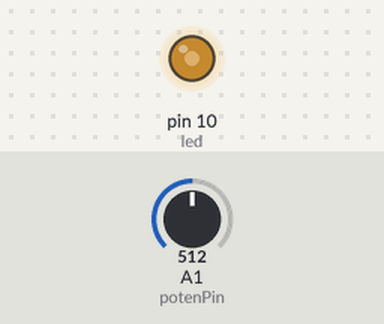
A sketch run on a simulated Arduino Uno, built with avr-gcc and run on an emulated ATmega328P. Parts: output pins drawn as LEDs (lit = HIGH). The inputs (shaded band) are chosen by the test bench; at power-on: A1 (potenPin) = 512.

Above: at 1.2 s.
1.3 s: A1 (potenPin) set to 716
At 2.5 s:
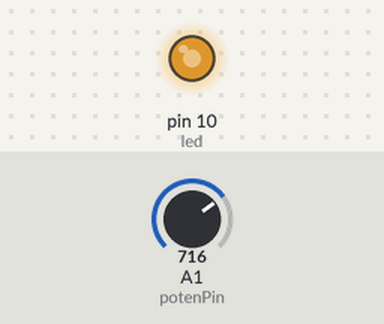
2.8 s: A1 (potenPin) set to 900
At 3.8 s:
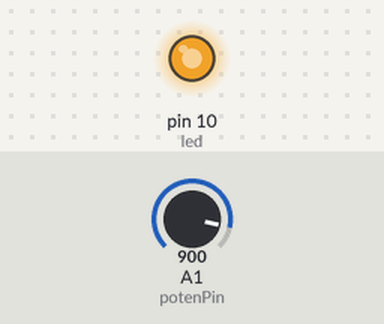
4.3 s: A1 (potenPin) set to 122
At 5.0 s:
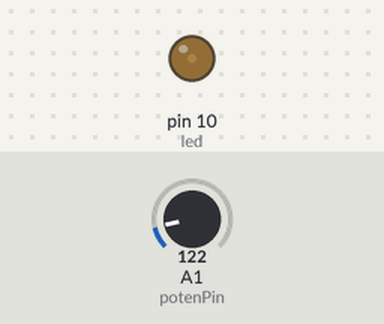
5.8 s: A1 (potenPin) set to 0
At 6.1 s:
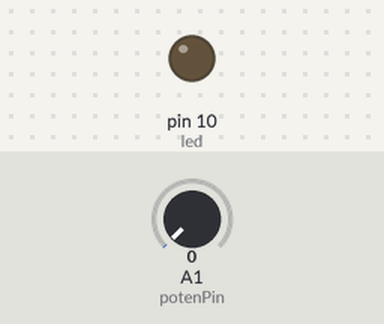
7.3 s: A1 (potenPin) set to 511
At 8.4 s:
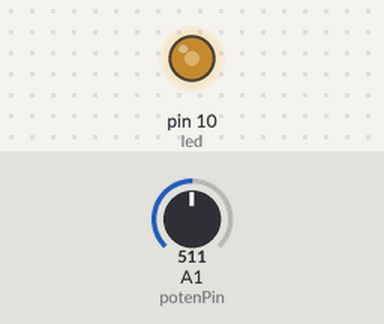
Timing chart, 0 to 9.8 s (numbered marks = the images above; inputs shaded):
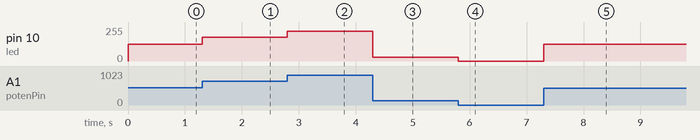

The sketch:

LED_brightness_potentiometer.ino
```cpp
#define led 10
#define potenPin A1
float analogVal = 0;
void setup() {
  // put your setup code here, to run once:
  pinMode(led, OUTPUT);
  pinMode(potenPin, INPUT);
}

void loop() {
  // put your main code here, to run repeatedly:
  int potenVal = analogRead(potenPin);
  analogVal = (255. / 1023.) * potenVal; //to get range 0-255
  analogWrite(led, analogVal);
}
```

Measured:
- after the input at 1.3 s, pin 10 (led): 127/255 → 178/255 at once
- after the input at 2.8 s, pin 10 (led): 178/255 → 224/255 at once
- after the input at 4.3 s, pin 10 (led): 224/255 → 30/255 at once
- after the input at 5.8 s, pin 10 (led): 30/255 → 0/255 at once
- after the input at 7.3 s, pin 10 (led): 0/255 → 127/255 at once
